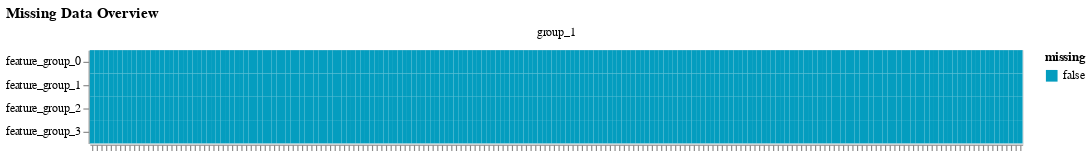

Write notebook code for a chart like this one.
### Code cell
model.fit(
    data=mdata,
    # n_factors=15,
    annotations={vn: mdata[vn].varm["w_mask"].T for vn in mdata.mod},
    factor_prior="Normal",
    weight_prior="Horseshoe",
    likelihoods={vn: "Normal" for vn in mdata.mod},
    nmf={vn: False for vn in mdata.mod},
    prior_penalty=0.03,
    max_epochs=10000,
    n_particles=5,
    lr=0.005,
    early_stopper_patience=100,
    print_every=500,
    plot_data_overview=True,
    scale_per_group=False,
    use_obs="union",
    use_var="union",
    save=False,
    save_path=None,
    init_factors="random",
    init_scale=0.1,
    seed=0,
)

### Figure 1 — Vega specification as saved in the notebook (floating-point values rounded to 4 significant figures; data arrays with more than 128 entries replaced by an {"elided": "..."} marker saying what was removed)
{"$schema": "https://vega.github.io/schema/vega/v5.json", "data": [{"name": "source_0", "values": {"elided": "800 records"}}, {"name": "facet_domain", "values": [{"group": "group_1", "count": 800}]}, {"name": "facet_domain_row", "values": [{"data": 0.0}]}, {"name": "facet_domain_column", "transform": [{"type": "sequence", "start": 0.0, "stop": {"signal": "min(length(data(\"facet_domain\")), 3)"}}]}, {"name": "source_0_x_domain_obs_name", "values": {"elided": "200 records"}}, {"name": "source_0_y_domain_view", "values": [{"view": "feature_group_0"}, {"view": "feature_group_1"}, {"view": "feature_group_2"}, {"view": "feature_group_3"}]}, {"name": "source_0_color_domain_missing", "values": [{"missing": false}]}], "signals": [{"name": "child_width", "value": 800}, {"name": "y_step", "value": 20}, {"name": "child_height", "update": "bandspace(domain('y').length, 0, 0) * y_step"}], "marks": [{"type": "group", "name": "row_header", "from": {"data": "facet_domain_row"}, "encode": {"update": {"height": {"signal": "child_height"}}}, "axes": [{"scale": "y", "grid": false, "orient": "left", "zindex": 1}], "role": "row-header"}, {"type": "group", "name": "column_footer", "from": {"data": "facet_domain_column"}, "encode": {"update": {"width": {"signal": "child_width"}}}, "axes": [{"scale": "x", "orient": "bottom", "labels": false, "labelAngle": 270, "labelBaseline": "middle", "grid": false, "zindex": 1, "labelAlign": "right"}], "role": "column-footer"}, {"type": "group", "name": "cell", "from": {"facet": {"data": "source_0", "name": "facet", "groupby": ["group"]}}, "sort": {"field": ["datum[\"group\"]"], "order": ["ascending"]}, "encode": {"update": {"height": {"signal": "child_height"}, "width": {"signal": "child_width"}}}, "marks": [{"type": "rect", "name": "child_marks", "from": {"data": "facet"}, "encode": {"update": {"height": {"signal": "max(0.25, bandwidth('y'))"}, "width": {"signal": "max(0.25, bandwidth('x'))"}, "fill": {"field": "missing", "scale": "color"}, "x": {"field": "obs_name", "scale": "x"}, "y": {"field": "view", "scale": "y"}}}, "style": ["rect"]}], "title": {"text": {"signal": "isValid(parent[\"group\"]) ? parent[\"group\"] : \"\"+parent[\"group\"]"}, "offset": 10, "style": "guide-label", "frame": "group"}, "style": "cell"}], "scales": [{"name": "x", "type": "band", "domain": {"data": "source_0_x_domain_obs_name", "field": "obs_name", "sort": true}, "range": [0, {"signal": "child_width"}], "paddingOuter": 0, "paddingInner": 0}, {"name": "y", "type": "band", "domain": {"data": "source_0_y_domain_view", "field": "view", "sort": true}, "range": {"step": {"signal": "y_step"}}, "paddingInner": 0, "paddingOuter": 0}, {"name": "color", "type": "ordinal", "domain": {"data": "source_0_color_domain_missing", "field": "missing", "sort": true}, "range": ["#049DBF", "#023373"]}], "title": {"text": "Missing Data Overview", "anchor": "start"}, "padding": 5, "layout": {"padding": 20, "bounds": "full", "align": "all", "columns": 3}, "legends": [{"fill": "color", "symbolType": "square", "title": "missing"}], "background": "white"}
